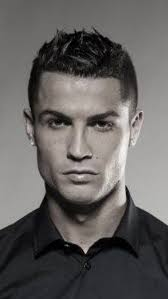
#> input picture cv_basic_stuff_ass1/Database/img1.jpg, 168 x 299 px; its folder holds only this picture in this run
$ jupyter execute --allow-errors 'CV-Assignment 1.ipynb'
#> lines starting #> are read from the running program, lines starting #| are printed output that depends on the picture
#> further down, image is the input picture: shape (299, 168, 3); mean B, G, R 95.2, 96.6, 99.3
#> `resized_image = cv2.resize(image, fixed_size)`:
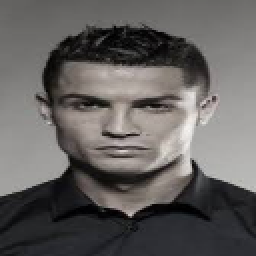
#> resized_image: shape (128, 128, 3) (shown 2 times larger); mean B, G, R 95.1, 96.5, 99.2
#> `equalized_image = cv2.equalizeHist(gray_image)`:
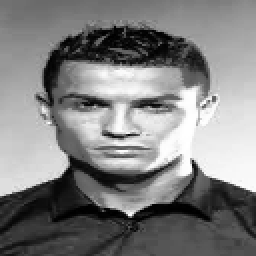
#> equalized_image: shape (128, 128) (shown 2 times larger); min 0, max 255, mean 128.2
#> `fd, hog_image = hog(equalized_image, orientations=8, pixels_per_cell=(..`: fd = 7200 values, max 0.523 at index 1879, min 0 at index 3, mean 0.128
[cell 1]
import cv2
import numpy as np
import os
from skimage.feature import hog

[cell 2]
# Step 1: Load images
# The images are in a folder called 'Database', and named as img1.jpg, img2.jpg, ..., img10.jpg
image_folder = 'Database'
image_files = [f'img{i}.jpg' for i in range(1, 11)]

# Initialize lists to store feature vectors and labels
features = []
labels = []

[cell 3]
# Step 2: Pre-process images and extract features

# Define a fixed image size for resizing (e.g., 128x128)
fixed_size = (128, 128)

# Loop through the images
#> (the rest of this cell did not finish here and is left out)

[cell 4]
# Step 4: Create matrices A and B
Matrix_A = np.array(features)  # Matrix A: feature vectors from HOG
Matrix_B = np.array(labels)    # Matrix B: corresponding labels

# Print Matrix A (feature vectors) and Matrix B (labels)
print("Matrix A (Feature Vectors):")
print(Matrix_A)
#> (printed output is left out)

print("\nMatrix B (Labels):")
print(Matrix_B)
